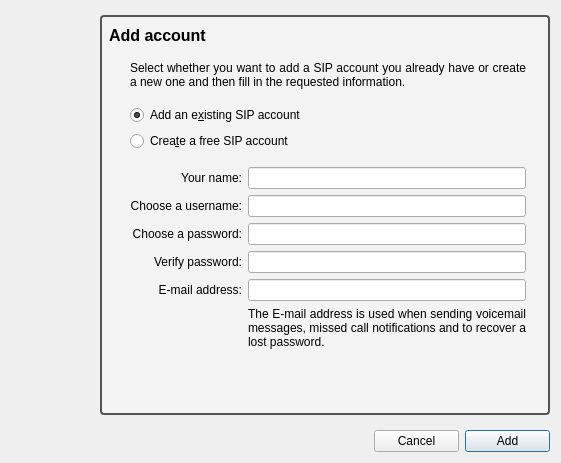
<?xml version="1.0" encoding="UTF-8"?>
<ui version="4.0">
 <class>add_account_dialog</class>
 <widget class="QDialog" name="add_account_dialog">
  <property name="geometry">
   <rect>
    <x>0</x>
    <y>0</y>
    <width>531</width>
    <height>459</height>
   </rect>
  </property>
  <property name="windowTitle">
   <string>Add Account</string>
  </property>
  <layout class="QVBoxLayout" name="dialog_layout">
   <property name="spacing">
    <number>0</number>
   </property>
   <property name="sizeConstraint">
    <enum>QLayout::SetFixedSize</enum>
   </property>
   <property name="leftMargin">
    <number>0</number>
   </property>
   <property name="topMargin">
    <number>15</number>
   </property>
   <item>
    <widget class="BackgroundFrame" name="background_frame">
     <property name="minimumSize">
      <size>
       <width>522</width>
       <height>400</height>
      </size>
     </property>
     <property name="styleSheet">
      <string>QFrame#background_frame {
	background: url(icons/blink.png);
	background-repeat: no-repeat;
	background-position: center left;
}
</string>
     </property>
     <property name="backgroundColor" stdset="0">
      <string/>
     </property>
     <property name="backgroundImage" stdset="0">
      <string>icons/blink.png</string>
     </property>
     <property name="imageGeometry" stdset="0">
      <rect>
       <x>-18</x>
       <y>10</y>
       <width>476</width>
       <height>354</height>
      </rect>
     </property>
     <layout class="QHBoxLayout" name="background_frame_layout">
      <property name="spacing">
       <number>0</number>
      </property>
      <property name="leftMargin">
       <number>0</number>
      </property>
      <property name="topMargin">
       <number>0</number>
      </property>
      <property name="rightMargin">
       <number>0</number>
      </property>
      <property name="bottomMargin">
       <number>0</number>
      </property>
      <item>
       <spacer name="background_spacer">
        <property name="orientation">
         <enum>Qt::Horizontal</enum>
        </property>
        <property name="sizeType">
         <enum>QSizePolicy::Fixed</enum>
        </property>
        <property name="sizeHint" stdset="0">
         <size>
          <width>100</width>
          <height>20</height>
         </size>
        </property>
       </spacer>
      </item>
      <item>
       <widget class="QFrame" name="input_frame">
        <property name="styleSheet">
         <string>QFrame#input_frame {
	border: 2px;
	border-radius: 4px;
	border-style: solid;
	border-color: #545454;
	background-color: rgba(244, 244, 244, 228); /* 244, 244, 244, 228 or 248, 248, 248, 224 */
}
</string>
        </property>
        <layout class="QGridLayout" name="input_frame_layout">
         <property name="leftMargin">
          <number>7</number>
         </property>
         <property name="rightMargin">
          <number>22</number>
         </property>
         <item row="0" column="0" colspan="2">
          <widget class="QLabel" name="title_label">
           <property name="font">
            <font>
             <pointsize>12</pointsize>
             <weight>75</weight>
             <bold>true</bold>
            </font>
           </property>
           <property name="text">
            <string>Add account</string>
           </property>
          </widget>
         </item>
         <item row="1" column="0" rowspan="7">
          <spacer name="indent_spacer">
           <property name="orientation">
            <enum>Qt::Horizontal</enum>
           </property>
           <property name="sizeType">
            <enum>QSizePolicy::Fixed</enum>
           </property>
           <property name="sizeHint" stdset="0">
            <size>
             <width>15</width>
             <height>48</height>
            </size>
           </property>
          </spacer>
         </item>
         <item row="1" column="1">
          <spacer name="title_spacer">
           <property name="orientation">
            <enum>Qt::Vertical</enum>
           </property>
           <property name="sizeType">
            <enum>QSizePolicy::Fixed</enum>
           </property>
           <property name="sizeHint" stdset="0">
            <size>
             <width>10</width>
             <height>10</height>
            </size>
           </property>
          </spacer>
         </item>
         <item row="2" column="1">
          <widget class="QLabel" name="info_label">
           <property name="sizePolicy">
            <sizepolicy hsizetype="Expanding" vsizetype="Preferred">
             <horstretch>0</horstretch>
             <verstretch>0</verstretch>
            </sizepolicy>
           </property>
           <property name="text">
            <string>Select whether you want to add a SIP account you already have or create a new one and then fill in the requested information.</string>
           </property>
           <property name="alignment">
            <set>Qt::AlignJustify|Qt::AlignVCenter</set>
           </property>
           <property name="wordWrap">
            <bool>true</bool>
           </property>
          </widget>
         </item>
         <item row="3" column="1">
          <spacer name="info_spacer">
           <property name="orientation">
            <enum>Qt::Vertical</enum>
           </property>
           <property name="sizeType">
            <enum>QSizePolicy::Fixed</enum>
           </property>
           <property name="sizeHint" stdset="0">
            <size>
             <width>10</width>
             <height>10</height>
            </size>
           </property>
          </spacer>
         </item>
         <item row="4" column="1">
          <widget class="QRadioButton" name="add_account_button">
           <property name="text">
            <string>Add an e&amp;xisting SIP account</string>
           </property>
           <property name="checked">
            <bool>true</bool>
           </property>
          </widget>
         </item>
         <item row="5" column="1">
          <widget class="QRadioButton" name="create_account_button">
           <property name="text">
            <string>Crea&amp;te a free SIP account</string>
           </property>
          </widget>
         </item>
         <item row="7" column="1">
          <widget class="QStackedWidget" name="panel_view">
           <property name="currentIndex">
            <number>1</number>
           </property>
           <widget class="QWidget" name="add_account_panel">
            <layout class="QGridLayout" name="add_panel_layout">
             <property name="leftMargin">
              <number>0</number>
             </property>
             <property name="topMargin">
              <number>0</number>
             </property>
             <property name="rightMargin">
              <number>0</number>
             </property>
             <property name="bottomMargin">
              <number>0</number>
             </property>
             <item row="0" column="0">
              <widget class="QLabel" name="display_name_label">
               <property name="text">
                <string>Display name:</string>
               </property>
               <property name="alignment">
                <set>Qt::AlignRight|Qt::AlignTrailing|Qt::AlignVCenter</set>
               </property>
              </widget>
             </item>
             <item row="0" column="1">
              <widget class="ValidatingLineEdit" name="display_name_editor">
               <property name="minimumSize">
                <size>
                 <width>0</width>
                 <height>22</height>
                </size>
               </property>
               <property name="widgetSpacing" stdset="0">
                <number>0</number>
               </property>
              </widget>
             </item>
             <item row="1" column="0">
              <widget class="QLabel" name="sip_address_label">
               <property name="text">
                <string>SIP address:</string>
               </property>
               <property name="alignment">
                <set>Qt::AlignRight|Qt::AlignTrailing|Qt::AlignVCenter</set>
               </property>
              </widget>
             </item>
             <item row="2" column="0">
              <widget class="QLabel" name="password_label">
               <property name="text">
                <string>Password:</string>
               </property>
               <property name="alignment">
                <set>Qt::AlignRight|Qt::AlignTrailing|Qt::AlignVCenter</set>
               </property>
              </widget>
             </item>
             <item row="1" column="1">
              <widget class="ValidatingLineEdit" name="sip_address_editor">
               <property name="minimumSize">
                <size>
                 <width>0</width>
                 <height>22</height>
                </size>
               </property>
               <property name="inactiveText" stdset="0">
                <string/>
               </property>
               <property name="widgetSpacing" stdset="0">
                <number>0</number>
               </property>
              </widget>
             </item>
             <item row="2" column="1">
              <widget class="ValidatingLineEdit" name="password_editor">
               <property name="minimumSize">
                <size>
                 <width>0</width>
                 <height>22</height>
                </size>
               </property>
               <property name="echoMode">
                <enum>QLineEdit::Password</enum>
               </property>
               <property name="widgetSpacing" stdset="0">
                <number>0</number>
               </property>
              </widget>
             </item>
             <item row="3" column="0" colspan="2">
              <spacer name="panel_vertical_spacer">
               <property name="orientation">
                <enum>Qt::Vertical</enum>
               </property>
               <property name="sizeHint" stdset="0">
                <size>
                 <width>20</width>
                 <height>40</height>
                </size>
               </property>
              </spacer>
             </item>
             <item row="4" column="0" colspan="2">
              <widget class="StatusLabel" name="add_status_label">
               <property name="text">
                <string/>
               </property>
               <property name="alignment">
                <set>Qt::AlignBottom|Qt::AlignJustify</set>
               </property>
               <property name="wordWrap">
                <bool>true</bool>
               </property>
              </widget>
             </item>
            </layout>
           </widget>
           <widget class="QWidget" name="create_account_panel">
            <layout class="QGridLayout" name="create_panel_layout">
             <property name="leftMargin">
              <number>0</number>
             </property>
             <property name="topMargin">
              <number>0</number>
             </property>
             <property name="rightMargin">
              <number>0</number>
             </property>
             <property name="bottomMargin">
              <number>0</number>
             </property>
             <item row="0" column="0">
              <widget class="QLabel" name="name_label">
               <property name="text">
                <string>Your name:</string>
               </property>
               <property name="alignment">
                <set>Qt::AlignRight|Qt::AlignTrailing|Qt::AlignVCenter</set>
               </property>
              </widget>
             </item>
             <item row="0" column="1">
              <widget class="ValidatingLineEdit" name="name_editor">
               <property name="minimumSize">
                <size>
                 <width>0</width>
                 <height>22</height>
                </size>
               </property>
               <property name="widgetSpacing" stdset="0">
                <number>0</number>
               </property>
              </widget>
             </item>
             <item row="1" column="0">
              <widget class="QLabel" name="username_label">
               <property name="text">
                <string>Choose a username:</string>
               </property>
               <property name="alignment">
                <set>Qt::AlignRight|Qt::AlignTrailing|Qt::AlignVCenter</set>
               </property>
              </widget>
             </item>
             <item row="2" column="0">
              <widget class="QLabel" name="new_password_label">
               <property name="text">
                <string>Choose a password:</string>
               </property>
               <property name="alignment">
                <set>Qt::AlignRight|Qt::AlignTrailing|Qt::AlignVCenter</set>
               </property>
              </widget>
             </item>
             <item row="3" column="0">
              <widget class="QLabel" name="verify_password_label">
               <property name="text">
                <string>Verify password:</string>
               </property>
               <property name="alignment">
                <set>Qt::AlignRight|Qt::AlignTrailing|Qt::AlignVCenter</set>
               </property>
              </widget>
             </item>
             <item row="4" column="0">
              <widget class="QLabel" name="email_address_label">
               <property name="text">
                <string>E-mail address:</string>
               </property>
               <property name="alignment">
                <set>Qt::AlignRight|Qt::AlignTrailing|Qt::AlignVCenter</set>
               </property>
              </widget>
             </item>
             <item row="1" column="1">
              <widget class="ValidatingLineEdit" name="username_editor">
               <property name="minimumSize">
                <size>
                 <width>0</width>
                 <height>22</height>
                </size>
               </property>
               <property name="widgetSpacing" stdset="0">
                <number>0</number>
               </property>
              </widget>
             </item>
             <item row="2" column="1">
              <widget class="ValidatingLineEdit" name="new_password_editor">
               <property name="minimumSize">
                <size>
                 <width>0</width>
                 <height>22</height>
                </size>
               </property>
               <property name="echoMode">
                <enum>QLineEdit::Password</enum>
               </property>
               <property name="widgetSpacing" stdset="0">
                <number>0</number>
               </property>
              </widget>
             </item>
             <item row="3" column="1">
              <widget class="ValidatingLineEdit" name="verify_password_editor">
               <property name="minimumSize">
                <size>
                 <width>0</width>
                 <height>22</height>
                </size>
               </property>
               <property name="echoMode">
                <enum>QLineEdit::Password</enum>
               </property>
               <property name="widgetSpacing" stdset="0">
                <number>0</number>
               </property>
              </widget>
             </item>
             <item row="4" column="1">
              <widget class="ValidatingLineEdit" name="email_address_editor">
               <property name="minimumSize">
                <size>
                 <width>0</width>
                 <height>22</height>
                </size>
               </property>
               <property name="widgetSpacing" stdset="0">
                <number>0</number>
               </property>
              </widget>
             </item>
             <item row="5" column="1">
              <widget class="QLabel" name="email_note_label">
               <property name="text">
                <string>The E-mail address is used when sending voicemail messages, missed call notifications and to recover a lost password.</string>
               </property>
               <property name="alignment">
                <set>Qt::AlignJustify|Qt::AlignTop</set>
               </property>
               <property name="wordWrap">
                <bool>true</bool>
               </property>
              </widget>
             </item>
             <item row="6" column="0" colspan="2">
              <widget class="StatusLabel" name="create_status_label">
               <property name="text">
                <string/>
               </property>
               <property name="alignment">
                <set>Qt::AlignBottom|Qt::AlignJustify</set>
               </property>
               <property name="wordWrap">
                <bool>true</bool>
               </property>
              </widget>
             </item>
            </layout>
           </widget>
          </widget>
         </item>
         <item row="6" column="1">
          <spacer name="panel_spacer">
           <property name="orientation">
            <enum>Qt::Vertical</enum>
           </property>
           <property name="sizeType">
            <enum>QSizePolicy::Fixed</enum>
           </property>
           <property name="sizeHint" stdset="0">
            <size>
             <width>10</width>
             <height>10</height>
            </size>
           </property>
          </spacer>
         </item>
        </layout>
       </widget>
      </item>
     </layout>
    </widget>
   </item>
   <item>
    <spacer name="grid_spacer">
     <property name="orientation">
      <enum>Qt::Vertical</enum>
     </property>
     <property name="sizeHint" stdset="0">
      <size>
       <width>10</width>
       <height>15</height>
      </size>
     </property>
    </spacer>
   </item>
   <item>
    <layout class="QHBoxLayout" name="button_box_layout">
     <property name="spacing">
      <number>6</number>
     </property>
     <item>
      <spacer name="button_box_spacer">
       <property name="orientation">
        <enum>Qt::Horizontal</enum>
       </property>
       <property name="sizeHint" stdset="0">
        <size>
         <width>40</width>
         <height>20</height>
        </size>
       </property>
      </spacer>
     </item>
     <item>
      <widget class="QPushButton" name="reject_button">
       <property name="minimumSize">
        <size>
         <width>85</width>
         <height>0</height>
        </size>
       </property>
       <property name="text">
        <string>Cancel</string>
       </property>
      </widget>
     </item>
     <item>
      <widget class="QPushButton" name="accept_button">
       <property name="minimumSize">
        <size>
         <width>85</width>
         <height>0</height>
        </size>
       </property>
       <property name="text">
        <string>Add</string>
       </property>
       <property name="default">
        <bool>true</bool>
       </property>
      </widget>
     </item>
    </layout>
   </item>
  </layout>
 </widget>
 <customwidgets>
  <customwidget>
   <class>BackgroundFrame</class>
   <extends>QFrame</extends>
   <header>blink.widgets.frames</header>
   <container>1</container>
  </customwidget>
  <customwidget>
   <class>ValidatingLineEdit</class>
   <extends>QLineEdit</extends>
   <header>blink.widgets.lineedit</header>
  </customwidget>
  <customwidget>
   <class>StatusLabel</class>
   <extends>QLabel</extends>
   <header>blink.widgets.labels</header>
  </customwidget>
 </customwidgets>
 <tabstops>
  <tabstop>add_account_button</tabstop>
  <tabstop>create_account_button</tabstop>
  <tabstop>display_name_editor</tabstop>
  <tabstop>sip_address_editor</tabstop>
  <tabstop>password_editor</tabstop>
  <tabstop>name_editor</tabstop>
  <tabstop>username_editor</tabstop>
  <tabstop>new_password_editor</tabstop>
  <tabstop>verify_password_editor</tabstop>
  <tabstop>email_address_editor</tabstop>
  <tabstop>accept_button</tabstop>
  <tabstop>reject_button</tabstop>
 </tabstops>
 <resources/>
 <connections>
  <connection>
   <sender>reject_button</sender>
   <signal>clicked()</signal>
   <receiver>add_account_dialog</receiver>
   <slot>reject()</slot>
   <hints>
    <hint type="sourcelabel">
     <x>413</x>
     <y>429</y>
    </hint>
    <hint type="destinationlabel">
     <x>73</x>
     <y>439</y>
    </hint>
   </hints>
  </connection>
 </connections>
</ui>
